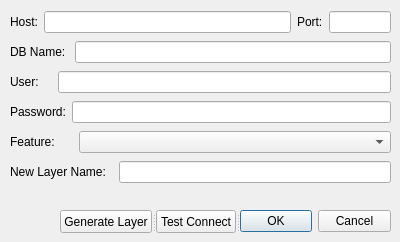
<?xml version="1.0" encoding="UTF-8"?>
<ui version="4.0">
 <class>GenerateNewLayerDlgDesign</class>
 <widget class="QDialog" name="GenerateNewLayerDlgDesign">
  <property name="geometry">
   <rect>
    <x>0</x>
    <y>0</y>
    <width>400</width>
    <height>242</height>
   </rect>
  </property>
  <property name="windowTitle">
   <string>Generate New Layer</string>
  </property>
  <widget class="QWidget" name="verticalLayoutWidget">
   <property name="geometry">
    <rect>
     <x>10</x>
     <y>9</y>
     <width>381</width>
     <height>181</height>
    </rect>
   </property>
   <layout class="QVBoxLayout" name="verticalLayout">
    <item>
     <layout class="QHBoxLayout" name="horizontalLayout" stretch="0,4,0,1">
      <item>
       <widget class="QLabel" name="label">
        <property name="text">
         <string>Host:</string>
        </property>
       </widget>
      </item>
      <item>
       <widget class="QLineEdit" name="lineEditHost"/>
      </item>
      <item>
       <widget class="QLabel" name="label_2">
        <property name="text">
         <string>Port:</string>
        </property>
       </widget>
      </item>
      <item>
       <widget class="QLineEdit" name="lineEditPort"/>
      </item>
     </layout>
    </item>
    <item>
     <layout class="QHBoxLayout" name="horizontalLayout_2">
      <item>
       <widget class="QLabel" name="label_3">
        <property name="text">
         <string>DB Name: </string>
        </property>
       </widget>
      </item>
      <item>
       <widget class="QLineEdit" name="lineEditDbName"/>
      </item>
     </layout>
    </item>
    <item>
     <layout class="QHBoxLayout" name="horizontalLayout_3">
      <item>
       <widget class="QLabel" name="label_4">
        <property name="text">
         <string>User:    </string>
        </property>
       </widget>
      </item>
      <item>
       <widget class="QLineEdit" name="lineEditUser"/>
      </item>
     </layout>
    </item>
    <item>
     <layout class="QHBoxLayout" name="horizontalLayout_4">
      <item>
       <widget class="QLabel" name="label_5">
        <property name="text">
         <string>Password:</string>
        </property>
       </widget>
      </item>
      <item>
       <widget class="QLineEdit" name="lineEditPassword"/>
      </item>
     </layout>
    </item>
    <item>
     <layout class="QHBoxLayout" name="horizontalLayout_5" stretch="1,5">
      <item>
       <widget class="QLabel" name="label_6">
        <property name="text">
         <string>Feature: </string>
        </property>
       </widget>
      </item>
      <item>
       <widget class="QComboBox" name="comboBoxSelectFeature"/>
      </item>
     </layout>
    </item>
    <item>
     <layout class="QHBoxLayout" name="horizontalLayout_6">
      <item>
       <widget class="QLabel" name="label_7">
        <property name="text">
         <string>New Layer Name:  </string>
        </property>
       </widget>
      </item>
      <item>
       <widget class="QLineEdit" name="lineEditNewLayerName"/>
      </item>
     </layout>
    </item>
   </layout>
  </widget>
  <widget class="QSplitter" name="splitter">
   <property name="geometry">
    <rect>
     <x>60</x>
     <y>210</y>
     <width>331</width>
     <height>23</height>
    </rect>
   </property>
   <property name="orientation">
    <enum>Qt::Horizontal</enum>
   </property>
   <widget class="QPushButton" name="pushButtonGenerateLayer">
    <property name="text">
     <string>Generate Layer</string>
    </property>
   </widget>
   <widget class="QPushButton" name="pushButtonTestConnect">
    <property name="text">
     <string>Test Connect</string>
    </property>
   </widget>
   <widget class="QDialogButtonBox" name="button_box">
    <property name="orientation">
     <enum>Qt::Horizontal</enum>
    </property>
    <property name="standardButtons">
     <set>QDialogButtonBox::Cancel|QDialogButtonBox::Ok</set>
    </property>
   </widget>
  </widget>
 </widget>
 <resources/>
 <connections>
  <connection>
   <sender>button_box</sender>
   <signal>accepted()</signal>
   <receiver>GenerateNewLayerDlgDesign</receiver>
   <slot>accept()</slot>
   <hints>
    <hint type="sourcelabel">
     <x>20</x>
     <y>20</y>
    </hint>
    <hint type="destinationlabel">
     <x>20</x>
     <y>20</y>
    </hint>
   </hints>
  </connection>
  <connection>
   <sender>button_box</sender>
   <signal>rejected()</signal>
   <receiver>GenerateNewLayerDlgDesign</receiver>
   <slot>reject()</slot>
   <hints>
    <hint type="sourcelabel">
     <x>20</x>
     <y>20</y>
    </hint>
    <hint type="destinationlabel">
     <x>20</x>
     <y>20</y>
    </hint>
   </hints>
  </connection>
 </connections>
</ui>
